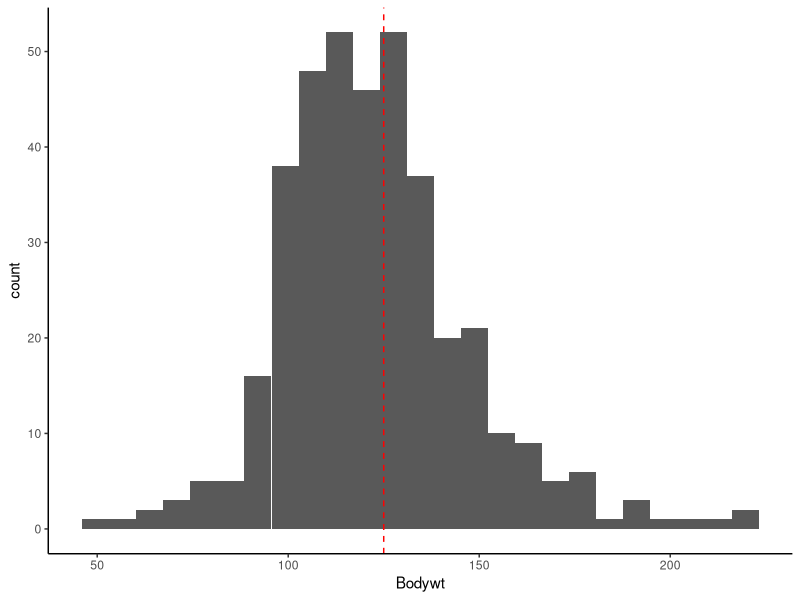

Write R code to recreate this figure. (Note: this script raises an error after producing the figure.)
## ---- chunk 1
library(tidyverse) 
library(gridExtra)
library(knitr) 
opts_chunk$set(
  tidy = FALSE,
  cache = FALSE,
  echo = TRUE,
  warning = FALSE,
  message = FALSE,
  dpi = 300,
  fig.align = "center",
  fig.width = 4,
  fig.height = 4
  )
## ---- chunk 2
donkey <- read.table("donkey.tsv", header = T, sep = "\t") 
dim(donkey)
head(donkey)
## ---- chunk 3
ggplot(donkey, aes(Bodywt)) +
  geom_histogram(bins = 25) +
  geom_vline(xintercept = 125,
             lty = "dashed",
             color = "red") +
  theme_classic()
## ---- chunk 4
t.test(donkey$Bodywt, mu = 125)
## ---- chunk 5
t.test(donkey$Bodywt, mu = 130)
## ---- chunk 6
infected <- 361
n <- 1150
p <- infected/n # sample proportion
print(p)
## ---- chunk 7
p + 1.96*sqrt(p*(1-p)/n)*c(-1,1) # 1.96 from qnorm(1-0.025)
## ---- chunk 8
prop.test(infected, n, p = 0.34)
## ---- chunk 9
cont<- c(62.5, 63.9, 69.2, 66.8, 65.7, 62.6, 69.5, 67.2, 61.1, 
         64.1, 65.2, 61.8, 65.3, 63.5, 69.6, 65.6, 65.3, 71.1, 
         66.4, 65.1, 67.0, 66.1, 64.8, 67.5, 68.6, 67.4, 68.2, 
         62.5, 66.0, 63.6)
fl <- c(70.7, 67.8, 69.8, 71.8, 66.8, 68.1, 64.9, 67.0, 66.0, 
        68.2, 67.1, 69.4, 69.4, 67.6, 69.8, 64.4, 66.1, 67.9, 
        66.9, 62.7, 66.2, 69.4, 64.6, 64.2)
c(length(control), length(flushed)); c(mean(control), mean(flushed))
## ---- chunk 10
## make group, a variable for membership
group <- c(rep("ctrl", length(cont)), rep("flshd", length(fl)))
weight <- c(cont, fl)
df <- data.frame(group, weight)
dim(df)
## ---- chunk 11
head(df)
## ---- chunk 12
tail(df)
## ---- chunk 13
ggplot(df, aes(group, weight)) + 
  geom_boxplot() +
  geom_point(stat = "summary", fun.y = mean, #<<
             color = "red", size = 5) #<<
## ---- chunk 14
t.test(cont, fl, var.equal = T)
## ---- chunk 15
t.test(cont, fl, var.equal = F)
## ---- chunk 16
iris %>% filter(Species != "setosa") %>%
  ggplot(aes(Species, Sepal.Width)) +
  geom_boxplot()
## ---- chunk 17
low = c(9.44, 17.61, 8.89, 16.94, 10.39, 11.78, 15.06, 7.06, 
        19.56, 8.22, 23.17)
high = c(9.28, 8.67, 6.28, 12.67, 6.67, 7.28, 15.39, 5.61, 
         11.94, 5.11, 17.33)
## ---- chunk 18
df <- data.frame(low, high) %>%
  mutate(obs = paste0("obs", 1:length(low))) %>%
  gather(key = diet, value = glucose, -obs) # long form #<< 

ggplot(df, aes(diet, glucose)) +
  geom_point() +
  geom_line(aes(group = obs)) # connect the match #<<
## ---- chunk 19
t.test(high, low, paired = T)
## ---- chunk 20
ht <- read.table(file = "heights.txt", header = T, sep = " ") 
## ---- chunk 21
ht %>%
  mutate(id = paste0("family", 1:nrow(ht))) %>%
  gather(key = member, value = height, -id) %>%
  ggplot(aes(member, height)) +
  geom_boxplot() 
